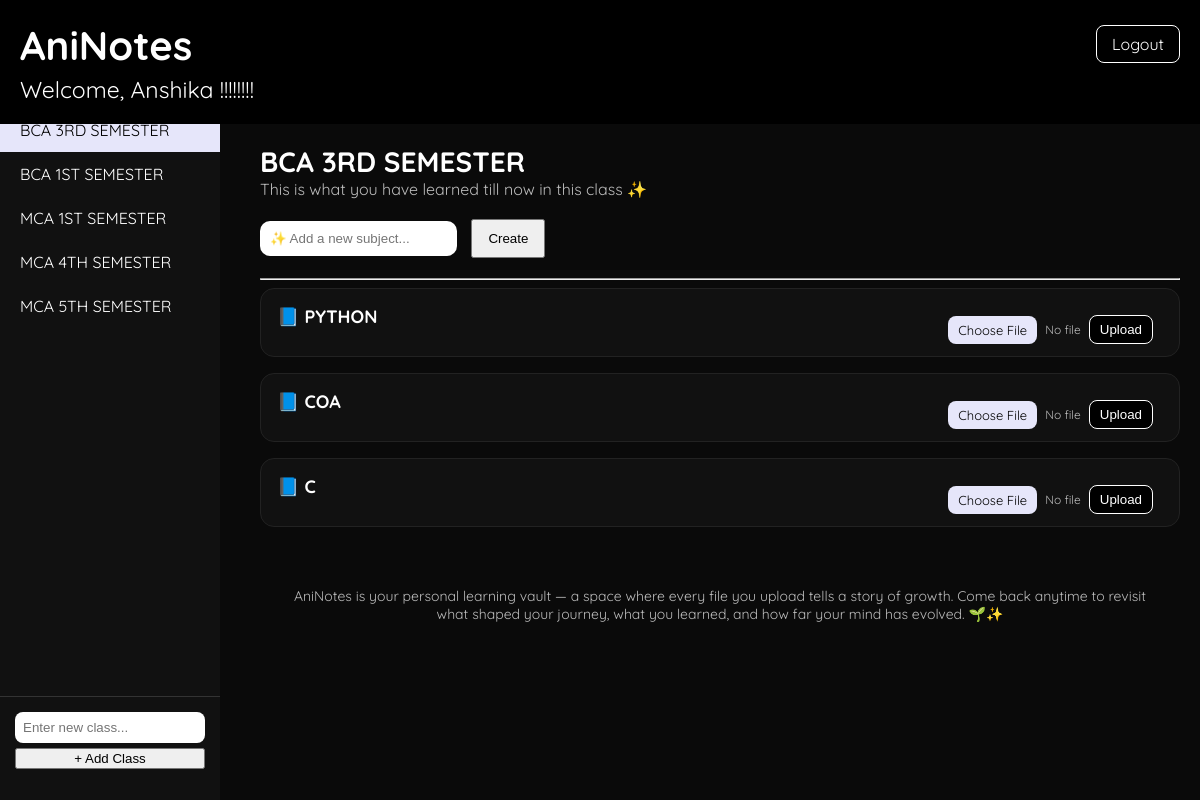
The app's page /dashboard.php?class=3 (signed in) with its own data.
### tables this page shows
CREATE TABLE classes (
    id INTEGER PRIMARY KEY AUTOINCREMENT,
    user_id INTEGER,
    name TEXT
);

CREATE TABLE subjects (
    id INTEGER PRIMARY KEY AUTOINCREMENT,
    class_id INTEGER,
    name TEXT
);

### dashboard.php (the view, shortened to what this page needs)
<?php
include 'config.php';
$user_id = $_SESSION['user_id'];
$class_id = $_GET['class'] ?? null;
?>
<link rel="stylesheet" href="style.css">
<div class="sidebar">
    <div class="class-list">
        <?php
        $classes = $db->query("SELECT * FROM classes WHERE user_id='$user_id'");
        while($c = $classes->fetchArray()){
            $active = ($class_id == $c['id']) ? "style='background:lavender;color:black;'" : "";
            echo "<a href='?class={$c['id']}' $active>{$c['name']}</a>";
        }
        ?>
    </div>
    <div class="add-class-box">
        <form method="POST" action="add_class.php">
            <input type="text" name="classname" placeholder="Enter new class..." required>
            <button>+ Add Class</button>
        </form>
    </div>
</div>
<div class="header">
    <div class="logo">AniNotes</div>
    <div class="welcome">Welcome, <?php echo $_SESSION['user']; ?> !!!!!!!!</div>
    <a class="logout" href="logout.php">Logout</a>
</div>
<div class="main">
<?php if($class_id):
$class = $db->query("SELECT * FROM classes WHERE id='$class_id'")->fetchArray();
if($class):
?>
<div class="class-title"><?php echo $class['name']; ?></div>
<div class="subtitle">This is what you have learned till now in this class ✨</div>
<div class="add-subject-box">
<form method="POST" action="add_subject.php">
    <input type="text" name="subject" placeholder="✨ Add a new subject..." required>
    <button>Create</button>
</form>
</div>
<hr>
<?php
echo "<div class='subject-grid'>";
$subjects = $db->query("SELECT * FROM subjects WHERE class_id='$class_id'");
while($s = $subjects->fetchArray()){
    echo "<div class='subject-card'>";
    echo "<div class='card-header'>";
    echo "<h3>📘 {$s['name']}</h3>";
    echo "
    <form class='upload-form' action='upload.php' method='POST' enctype='multipart/form-data'>
        <input type='hidden' name='subject_id' value='{$s['id']}'>
        <label class='custom-file'>
            <input type='file' name='file' required onchange='showFileName(this)'>
            <span>Choose File</span>
        </label>
        <span class='file-name'>No file</span>
        <button>Upload</button>
    </form>
    ";
    echo "</div>";
    echo "</div>";
}
echo "</div>";
?>
<?php else: ?>
<p>Invalid class selected</p>
<?php endif; ?>
<?php else: ?>
<h2>No Class Found</h2>
<p>Create your first class from the sidebar 👈</p>
<?php endif; ?>
<div class="footer">
    AniNotes is your personal learning vault — a space where every file you upload tells a story of growth.
    Come back anytime to revisit what shaped your journey, what you learned, and how far your mind has evolved. 🌱✨
</div>
</div>

### style.css (style rules this page uses)
.header { background: black; padding: 20px; position: relative; }
.logo { font-size: 40px; font-weight: 700; }
.welcome { font-size: 23px; margin-top: 5px; }
.logout { position: absolute; right: 20px; top: 25px; background: black; border: 1px solid white; padding: 8px 15px; color: white; text-decoration: none; border-radius: 8px; }
.sidebar { width: 220px; height: 100vh; background: #111; position: fixed; top: 0; left: 0; display: flex; flex-direction: column; }
.class-list { flex: 1; overflow-y: auto; padding-top: 20px; }
.sidebar a { display: block; padding: 12px 20px; color: white; text-decoration: none; }
.add-class-box { padding: 15px; border-top: 1px solid #333; background: #111; }
.add-class-box input { width: 100%; padding: 8px; border-radius: 8px; border: none; margin-bottom: 5px; }
.add-class-box button { width: 100%; }
.main { margin-left: 240px; padding: 20px; }
.class-title { font-size: 28px; font-weight: 700; }
.subtitle { color: #bbb; margin-bottom: 20px; }
.add-subject-box { margin: 20px 0; }
.add-subject-box input { padding: 10px; border-radius: 10px; border: none; margin-right: 10px; }
.add-subject-box button { padding: 10px 15px; }
.subject-grid { display: flex; flex-direction: column; gap: 16px; }
.subject-card { background: #111; padding: 16px; border-radius: 14px; position: relative; border: 1px solid #222; transition: 0.3s; }
.card-header { position: relative; margin-bottom: 10px; }
.subject-card h3 { margin: 0; font-size: 18px; }
.upload-form { position: absolute; top: 10px; right: 10px; display: flex; align-items: center; gap: 8px; }
.custom-file span { background: lavender; color: black; padding: 6px 10px; border-radius: 8px; cursor: pointer; font-size: 13px; }
.file-name { font-size: 12px; color: #bbb; max-width: 120px; overflow: hidden; text-overflow: ellipsis; white-space: nowrap; }
.upload-form button { background: black; color: white; border: 1px solid white; padding: 6px 10px; border-radius: 8px; cursor: pointer; }
.footer { margin-top: 40px; padding: 20px; text-align: center; font-size: 14px; color: #bbb; }

### records on screen
classes: name "BCA 3RD SEMESTER"
classes: name "BCA 1ST SEMESTER"
classes: name "MCA 1ST SEMESTER"
classes: name "MCA 4TH SEMESTER"
classes: name "MCA 5TH SEMESTER"
subjects: name "PYTHON"
subjects: name "COA"
subjects: name "C"

### other values on screen
$_SESSION['user'] "Anshika"
